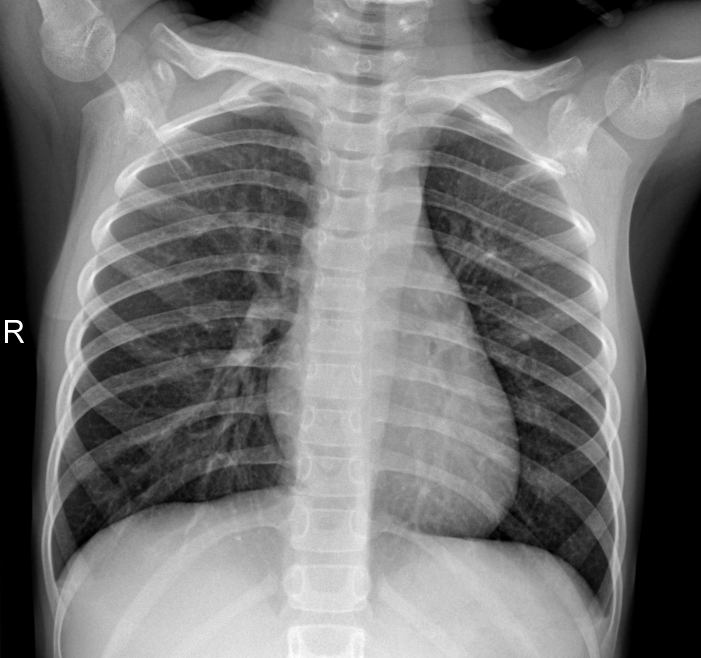
#> input picture chest_xray/train/NORMAL/IM-0147-0001.jpeg, 2102 x 1974 px, found by its file name (shown at 1/3 size); its folder holds only this picture in this run
$ python main.py
#> lines starting #> are read from the running program, lines starting #| are printed output that depends on the picture
### model/load_dataset.py
import os
import random
import cv2 as cv
import numpy as np
from tqdm import tqdm

IMG_SIZE = 128
NORMAL_LABEL = -1
PNEUMONIA_LABEL = 1

""""
 - đọc ảnh
 - grayscale
 - resize 128 x 128
 - flatten thành vector
 - lưu vào images
 - lưu nhãn
"""
def collect(split: str = "train", base_dir: str = "chest_xray"):
    normal = "NORMAL"
    pneu = "PNEUMONIA"
    images = []
    labels = []

    # normal = -1
    normal_dir = os.path.join(base_dir, split, normal)

    for img_file in tqdm(os.listdir(normal_dir), desc=f"Loading {split}/NORMAL"):
        img_path = os.path.join(normal_dir, img_file)
        img = cv.imread(img_path)
        if img is None:
            print("Không thể đọc ảnh:", img_path)
            continue
        img = cv.cvtColor(img, cv.COLOR_BGR2GRAY)
        img = cv.resize(img, (128, 128), interpolation=cv.INTER_LINEAR_EXACT)
        img = img.reshape(-1)
        images.append(img)
        labels.append(-1)

    # pneu = 1
    pneu_dir = os.path.join(base_dir, split, pneu)
    for img_file in tqdm(os.listdir(pneu_dir), desc=f"Loading {split}/PNEUMONIA"):
        img_path = os.path.join(pneu_dir, img_file)
        img = cv.imread(img_path)
        if img is None:
            print("Không thể đọc ảnh:", img_path)
            continue
        img = cv.cvtColor(img, cv.COLOR_BGR2GRAY)
        img = cv.resize(img, (128, 128), interpolation=cv.INTER_LINEAR_EXACT)
        img = img.reshape(-1)
        images.append(img)
        labels.append(1)

    X = np.stack(images, axis=0).astype(np.float32)
    y = np.array(labels, dtype=np.int32)
    data = list(zip(X, y))
    random.shuffle(data)
    X, y = zip(*data)
    X = np.array(X, dtype=np.float32)
    y = np.array(y, dtype=np.int32)
    return X, y

class Scaler:
    """""
    Chuẩn hóa các đặc trưng bằng giá trị trung bình và độ lệch chuẩn của tập train
    Quan trọng:
        - fit_transform() chỉ được sử dụng trên tập train
        - transform() được sử dụng trên tập validation và tập test
    """
    def __init__(self):
        self.mean = None
        self.std = None

    def fit_transform(self, X: np.ndarray):
        self.mean = X.mean(axis=0)
        self.std = X.std(axis=0)

        X_scaled = (X - self.mean) / (self.std + 1e-8)

        return X_scaled

    def transform(self, X: np.ndarray):
        if self.mean is None or self.std is None:
            raise ValueError("Scaler has not been fitted yet.")

        X_scaled = (X - self.mean) / (self.std + 1e-8)

        return X_scaled

### model/model.py
import numpy as np

class SVM:
    def __init__(self, C: float = 1.0, lr: float = 0.0001, epoch: int = 5):
        """
        Hàm khởi tạo các tham số ban đầu cho mô hình
        Tham số:
        - C: hệ số phạt của Soft-margin SVM
             C càng lớn thì mô hình càng phạt nặng các mẫu bị sai margin
        - lr: learning rate
        - epoch: số epoch, số lần mô hình đi qua toàn bộ tập train
        Thuộc tính:
        - self.w: vector trọng số của mô hình
        - self.b: bias của mô hình
        - self.losses: danh sách lưu loss sau mỗi epoch để theo dõi quá trình học
        """
        self.C = C
        self.lr = lr
        self.epoch = epoch
        self.w = None
        self.b = None
        self.losses = []

    def predict(self, X: np.ndarray):
        """
        Hàm tính điểm dự đoán thô của SVM
        Công thức:
            f(x) = Xw + b
        """
        return X @ self.w + self.b

    def predict_class(self, X: np.ndarray):
        """
        Hàm chuyển điểm dự đoán thô thành nhãn lớp cuối cùng
        - Nếu score >= 0 thì dự đoán là 1, tương ứng pneumonia
        - Nếu score < 0 thì dự đoán là -1, tương ứng normal
        Hàm flatten() được dùng để đưa kết quả từ dạng cột (N, 1) về vector 1 chiều (N,), thuận tiện cho việc tính precision, recall và F1-score
        """
        y_hat = self.predict(X)
        return np.where(y_hat >= 0, 1, -1).flatten()

    def loss_fn(self, X: np.ndarray, y: np.ndarray):
        """
        Hàm tính loss của Soft-margin SVM.
        Công thức:
            Loss = 1/2 ||w||^2 + C * mean(max(0, 1 - y * f(x)))
        Trong đó:
        - 1/2 ||w||^2 là thành phần giúp mô hình tránh overfitting và tạo margin rộng hơn
        - max(0, 1 - y * f(x)) là thành phần phạt các mẫu bị phân loại sai hoặc nằm trong margin
        - C điều chỉnh mức độ phạt của hinge loss
        Đầu vào:
        - X: dữ liệu ảnh sau khi tiền xử lý, shape (N, dim)
        - y: nhãn thật của dữ liệu, gồm -1 hoặc 1
        Đầu ra:
        - Giá trị loss tại thời điểm hiện tại
        """
        y = y.reshape(-1, 1)
        y_hat = self.predict(X)
        margins = 1 - y * y_hat
        return 0.5 * np.sum(self.w ** 2) + self.C * np.maximum(0, margins).mean()

    def fit(self, X: np.ndarray, y: np.ndarray):
        """
        Hàm huấn luyện mô hình SVM bằng SGD
        Đầu vào:
        - X: ma trận dữ liệu train, shape (N, dim)
             N là số lượng ảnh
             dim là số đặc trưng của mỗi ảnh
             Với ảnh 128x128 đã flatten, dim = 16384
        - y: vector nhãn tương ứng, shape (N,)
        Quy trình huấn luyện:
        1. Khởi tạo trọng số w và bias b
        2. Với mỗi epoch, shuffle dữ liệu train
        3. Duyệt từng mẫu ảnh một
        4. Tính điểm dự đoán f(x)
        5. Kiểm tra điều kiện margin y_i * f(x_i) >= 1
        6. Tính gradient tương ứng
        7. Cập nhật w và b bằng SGD
        8. Sau mỗi epoch, tính loss và lưu vào self.losses
        """
        N, dim = X.shape
        self.w = np.zeros((dim, 1))
        self.b = 0.0
        y = y.reshape(-1, 1)

        for epoch in range(self.epoch):
            indices = np.random.permutation(N)
            X = X[indices]
            y = y[indices]

            for i in range(N):
                x_i = X[i].reshape(1, -1)
                y_i = y[i][0]

                y_hat_i = self.predict(x_i)[0, 0]

                if y_i * y_hat_i >= 1:
                    dW = self.w
                    db = 0
                else:
                    dW = self.w - self.C * y_i * x_i.T
                    db = -self.C * y_i

                self.w = self.w - self.lr * dW
                self.b = self.b - self.lr * db

            loss = self.loss_fn(X, y)
            self.losses.append(loss)

### model/main.py
import numpy as np
import matplotlib.pyplot as plt
from load_dataset import collect, Scaler
from model import SVM
from sklearn.svm import SVC
from sklearn.metrics import accuracy_score, precision_score, recall_score, f1_score

def metric(y_true, y_pred, name):
    """
    Tính các độ đo đánh giá mô hình

    TP = phát hiện đúng người bị viêm phổi (True Positive)
    FP = báo nhầm người bình thường thành viêm phổi (False Positive)
    FN = bỏ sót người bị viêm phổi (False Negative)
    TN = nhận diện đúng người bình thường (True Negative)

    """
    accuracy = accuracy_score(y_true, y_pred)
    precision = precision_score(y_true, y_pred, pos_label=1)
    recall = recall_score(y_true, y_pred, pos_label=1)
    f1 = f1_score(y_true, y_pred, pos_label=1)

    TP = np.sum((y_true == 1) & (y_pred == 1))
    FP = np.sum((y_true == -1) & (y_pred == 1))
    FN = np.sum((y_true == 1) & (y_pred == -1))
    TN = np.sum((y_true == -1) & (y_pred == -1))

    print("\n" + "=" * 50)
    print(name)
    print("=" * 50)
    print(f"Accuracy : {accuracy:.4f}")
    print(f"Precision: {precision:.4f}")
    print(f"Recall   : {recall:.4f}")
    print(f"F1-score : {f1:.4f}")
    print(f"TP: {TP} | FP: {FP} | FN: {FN} | TN: {TN}")

    return {
        "accuracy": accuracy,
        "precision": precision,
        "recall": recall,
        "f1": f1
    }

def from_scratch(X_train, y_train, X_test, y_test):
    """
    Bài 1: Gọi mô hình SVM tự cài đặt bằng NumPy và train bằng SGD
    """
    model = SVM(C=1.0, lr=0.0001, epoch=5)
    print("\nBÀI 1: SVM TỰ CÀI ĐẶT BẰNG NUMPY")
    model.fit(X_train, y_train)
    y_pred = model.predict_class(X_test)

    return metric(y_test, y_pred, "Metric from Scratch")

def library(X_train, y_train, X_test, y_test):
    """
    Bài 2: Gọi mô hình SVM từ thư viện sklearn
    """
    model = SVC(kernel="linear", C=1.0)
    print("\nBÀI 2: SVM SỬ DỤNG THƯ VIỆN SKLEARN")
    print("Đang train SVC(kernel='linear')...")
    model.fit(X_train, y_train)
    y_pred = model.predict(X_test)

    return metric(y_test, y_pred, "Metric from Standard Library")

def plot_comparison(result_1, result_2):
    """
    Vẽ biểu đồ cột so sánh kết quả bài 1 và bài 2.
    """
    metrics = ["Accuracy", "Precision", "Recall", "F1-score"]

    scratch_scores = [
        result_1["accuracy"],
        result_1["precision"],
        result_1["recall"],
        result_1["f1"]
    ]

    library_scores = [
        result_2["accuracy"],
        result_2["precision"],
        result_2["recall"],
        result_2["f1"]
    ]

    x = np.arange(len(metrics))
    width = 0.35

    plt.figure(figsize=(10, 6))
    bars1 = plt.bar(x - width / 2, scratch_scores, width, label="SVM tự cài đặt")
    bars2 = plt.bar(x + width / 2, library_scores, width, label="SVM dùng thư viện")

    plt.xticks(x, metrics)
    plt.ylim(0, 1.05)
    plt.ylabel("Giá trị đánh giá")
    plt.title("So sánh kết quả giữa SVM tự cài đặt và SVM dùng thư viện")
    plt.legend()

    for bar in list(bars1) + list(bars2):
        height = bar.get_height()
        plt.text(
            bar.get_x() + bar.get_width() / 2,
            height + 0.01,
            f"{height:.3f}",
            ha="center",
            va="bottom"
        )

    plt.tight_layout()
    plt.savefig("Bang_so_sanh.png", dpi=300)
    plt.show()


def main():
    """
    - Đọc dữ liệu ảnh
    - Chuẩn hóa dữ liệu
    - Chạy SVM tự cài đặt
    - Chạy SVM thư viện
    - So sánh kết quả bằng biểu đồ cột
    """
    X_train, y_train = collect("train")
#> in collect, img is the input picture: shape (1974, 2102, 3); min 0, max 255, mean 117
#> in collect, `img = cv.resize(img, (128, 128), interpolation=cv.INTER_LINEAR_EXACT)`:
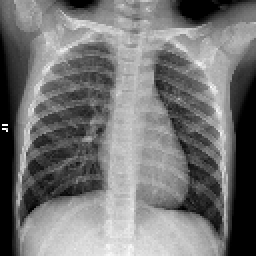
#> img: shape (128, 128) (shown 2 times larger); min 0, max 255, mean 117
#> in collect, `img = img.reshape(-1)`: img = 16384 values, max 255 at index 7937, min 0 at index 35, mean 117
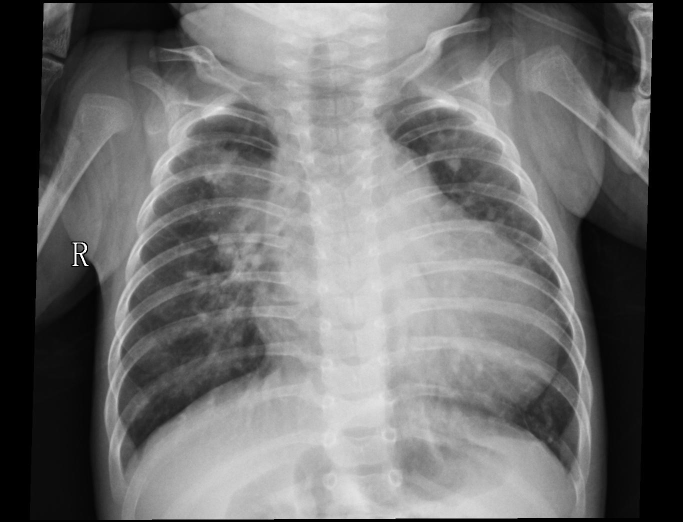
#> input picture chest_xray/train/PNEUMONIA/person1014_bacteria_2945.jpeg, 1366 x 1044 px, found by its file name (shown at 1/2 size)
#> in collect, img is the input picture: shape (1044, 1366, 3); min 0, max 255, mean 109.2
#> in collect, `img = cv.resize(img, (128, 128), interpolation=cv.INTER_LINEAR_EXACT)`:
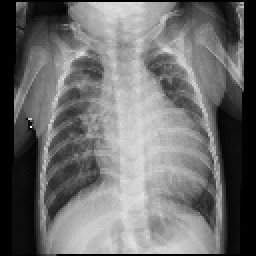
#> img: shape (128, 128) (shown 2 times larger); min 0, max 254, mean 108.8
#> in collect, `img = img.reshape(-1)`: img = 16384 values, max 254 at index 8079, min 0 at index 0, mean 108.8
#> in collect, `data = list(zip(X, y))`: data = 2 items
#> in collect, `X, y = zip(*data)`: y = (-1, 1)
#> in collect, `y = np.array(y, dtype=np.int32)`: y = [-1, 1]
#> y_train = [-1, 1]
    X_test, y_test = collect("test")
#> y_test = [-1, 1]

    print("Train:", X_train.shape, y_train.shape)
#| Train: (2, 16384) (2,)
    print("Test :", X_test.shape, y_test.shape)
#| Test : (2, 16384) (2,)

    scaler = Scaler()
    X_train = scaler.fit_transform(X_train)
#> in fit_transform, `self.mean = X.mean(axis=0)`: self.mean = 16384 values, max 233 at index 15809, min 0 at index 37, mean 112.9
#> in fit_transform, `self.std = X.std(axis=0)`: self.std = 16384 values, max 127.5 at index 7937, min 0 at index 37, mean 22.07
    X_test = scaler.transform(X_test)

    result_1 = from_scratch(X_train, y_train, X_test, y_test)
#> in fit, `y = y.reshape(-1, 1)`: y = [-1, 1]
#> the loop in fit, `for epoch in range(self.epoch):` made 5 passes
#> (y_hat in loss_fn, margins in loss_fn, loss) on passes 1 to 5: ([1.52, -1.52], [-0.517, -0.516], 7.58e-05), ([1.52, -1.52], [-0.516, -0.516], 7.58e-05), ([1.52, -1.52], [-0.516, -0.516], 7.58e-05), ([-1.52, 1.52], [-0.516, -0.516], 7.57e-05), ([-1.52, 1.52], [-0.515, -0.515], 7.57e-05)
#> after the loop in fit, `for epoch in range(self.epoch):`: self.b = 0.0001; self.losses = [7.58e-05, 7.58e-05, 7.58e-05, 7.57e-05, 7.57e-05]; self.w = 16384 values, max 9.99e-05 at index 35, min -9.99e-05 at index 0, mean -5.06e-07
#> in predict_class, `y_hat = self.predict(X)`: y_hat = [-1.52, 1.52]
#> in from_scratch, `y_pred = model.predict_class(X_test)`: y_pred = [-1, 1]
#> in metric, `accuracy = accuracy_score(y_true, y_pred)`: accuracy = 1
#> in metric, `FP = np.sum((y_true == -1) & (y_pred == 1))`: FP = 0
#> in metric, `TN = np.sum((y_true == -1) & (y_pred == -1))`: TN = 1
#| Accuracy : 1.0000
#| Precision: 1.0000
#| Recall   : 1.0000
#| F1-score : 1.0000
#| TP: 1 | FP: 0 | FN: 0 | TN: 1
#> result_1 = {'accuracy': 1, 'precision': 1, 'recall': 1, 'f1': 1}
    result_2 = library(X_train, y_train, X_test, y_test)
#> in library, `y_pred = model.predict(X_test)`: y_pred = [-1, 1]
#| Accuracy : 1.0000
#| Precision: 1.0000
#| Recall   : 1.0000
#| F1-score : 1.0000
#| TP: 1 | FP: 0 | FN: 0 | TN: 1
#> result_2 has the same summary as result_1

    plot_comparison(result_1, result_2)
#> in plot_comparison, `scratch_scores = [ result_1["accuracy"], result_1["precision"], result..`: scratch_scores = [1, 1, 1, 1]
#> the loop in plot_comparison, `for bar in list(bars1) + list(bars2):` made 8 passes
#> in plot_comparison, `plt.savefig("Bang_so_sanh.png", dpi=300)`:
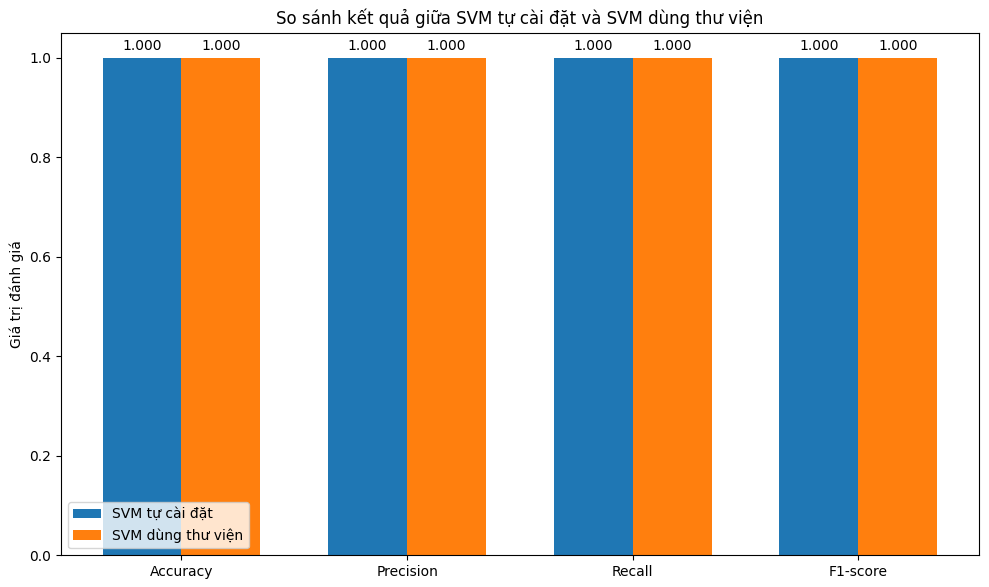
#> figure drawn by matplotlib, 1 panel

if __name__ == "__main__":
    main()
